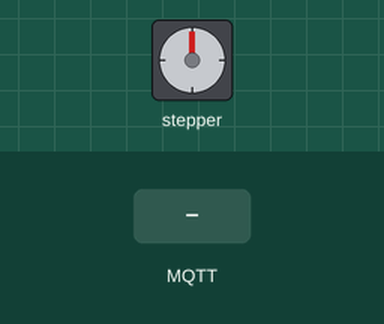
This sketch was run on a simulated ESP8266 (NodeMCU). On the bench: stepper motor. The test bench sets the inputs (shaded band). WiFi joins after 1.5 s; servers stay silent unless stated; random numbers use the default seed unless the sketch sets one; no MQTT or app messages arrive unless stated; stepper angles assume 400 steps per turn; what the sketch prints to the serial monitor is not drawn.

Above: at 2.7 s.
2.8 s: MQTT message "5" arrives on the first subscribed topic
At 2.95 s:
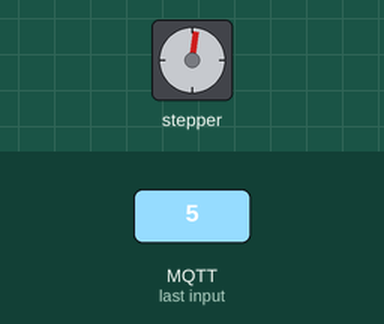
At 3.55 s:
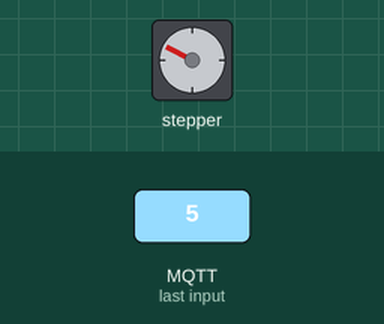
5.8 s: MQTT message "90" arrives on the first subscribed topic
At 6.25 s:
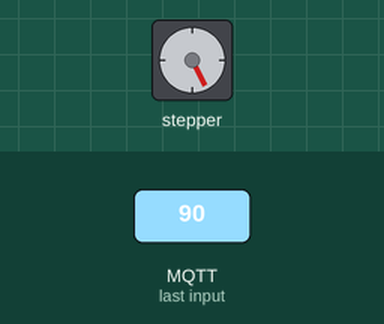
Timing chart, 0 to 14.8 s (numbered marks = the images above; inputs shaded):
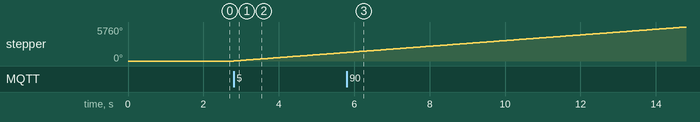

The sketch:

steper_esp8266.ino
```cpp
// 作者 ： 涅痕
// 更多IOT开发 访问 niehen.cn
#include <Stepper.h>
#include <ESP8266WiFi.h>
#include <PubSubClient.h>

const int STEPS_PER_ROTOR_REV = 32;
const int GEAR_REDUCTION = 64;
const float STEPS_PER_OUT_REV = 400;// 电机外部输出轴旋转一周步数 （2048）
const int stepsPerRevolution = 200;
//Stepper steppermotor(STEPS_PER_OUT_REV,  D1, D2, D5, D6);
Stepper steppermotor(STEPS_PER_OUT_REV,  5, 4, 14, 12);

const char* ssid = "niehen_pc";
const char* password = "*";
const char* mqtt_server = "*";

WiFiClient espClient;
PubSubClient client(espClient);
long lastMsg = 0;
char msg[50];
int value = 0;
String tmpTopic;
String strplayload;
bool start_on = false;

void setup_wifi() {
  delay(10);
  // We start by connecting to a WiFi network
  Serial.println();
  Serial.print("Connecting to ");
  Serial.println(ssid);

  WiFi.begin(ssid, password);
  while (WiFi.status() != WL_CONNECTED) {
    delay(500);
   Serial.print(".");
  }

randomSeed(micros());
Serial.println(WiFi.localIP());
}
void callback(char* topic, byte* payload, unsigned int length) {


 tmpTopic = String((char *)topic);
 payload[length] = '\0';
 strplayload  = String((char*)payload);
 int isint = 0;
String inString = "";
int older_circle = 0;
client.publish("curtain/status", "curtain get the older");

for (int i=1; i< strplayload.length();i++)  // 检测接收到的命令是否符合
  {
    if (strplayload[0] == '-') {
      inString += strplayload[i];
    }
    if (!isDigit(strplayload[i]))
    {
      isint = 1;
      break;
      }
    }
if(isint == 0){
if (strplayload[0] == '-') {
  // 反转
  older_circle = inString.toInt();
  value = (-1) * older_circle;
  start_on = true;
}else{
  // 正转
  older_circle = strplayload.toInt();
  value =  older_circle;
  start_on = true;
  }

 }
}
void reconnect() {
  // Loop until we're reconnected
  while (!client.connected()) {
    Serial.print("Attempting MQTT connection...");
    String clientId = "ESP8266Client-";
    clientId += String(random(0xffff), HEX);
    if (client.connect(clientId.c_str())) {
     Serial.println("connected");

      client.publish("curtain/status", "init...");
      // ... and resubscribe
      client.subscribe("curtain/older");
    } else {
      Serial.print("failed, rc=");
      Serial.print(client.state());
      Serial.println(" try again in 5 seconds");
      // Wait 5 seconds before retrying
      delay(5000);
    }
  }
}

void setup() {
   Serial.begin(115200);
   setup_wifi();

  client.setServer(mqtt_server, 1883);
  client.setCallback(callback);
 steppermotor.setSpeed(80);
}

void loop()
{
  if (!client.connected()) {
    reconnect();
  }
  client.loop();
if(start_on ){

  if(value >0)
  {
  steppermotor.step((value)*STEPS_PER_OUT_REV);
  client.publish("curtain/status", "curtain runing");
    }else if(value <0){
    steppermotor.step((value)*STEPS_PER_OUT_REV);
    client.publish("curtain/status", "curtain runing");
      }
  start_on = false;
  }
}
```

Measured:
- after the input at 2.8 s, stepper: keeps turning clockwise at about 483°/s, starting at once
